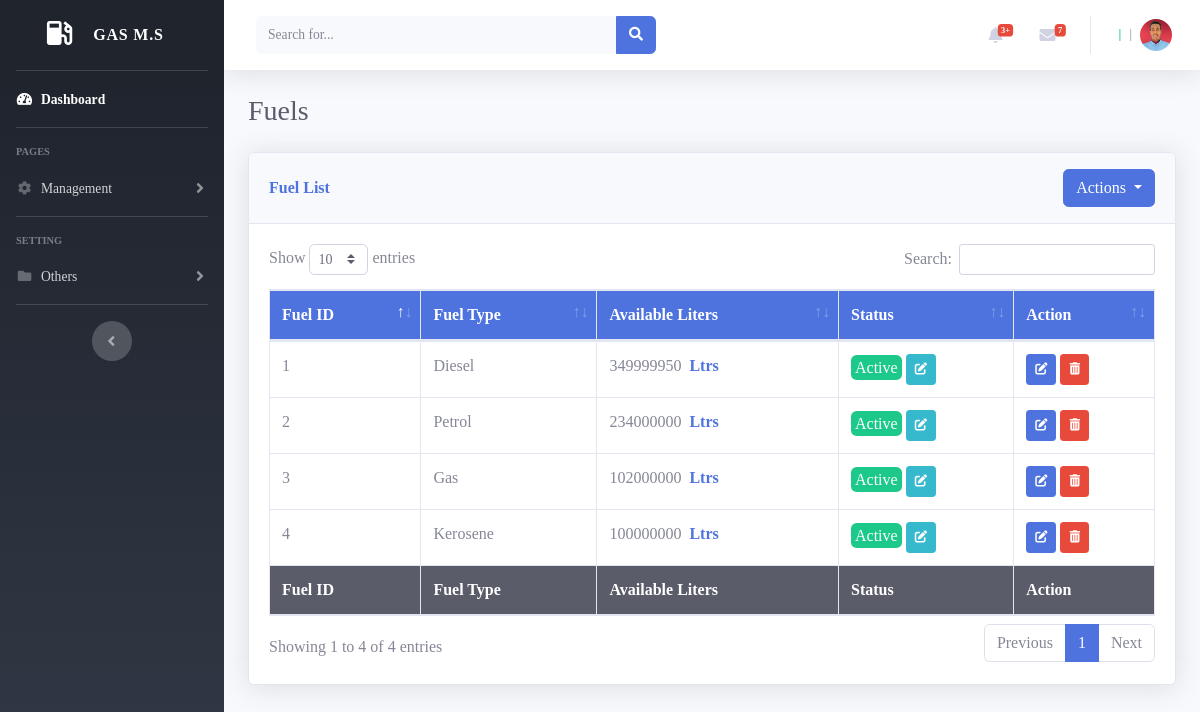
The page /fuel.php (signed in) on the database as committed earlier.
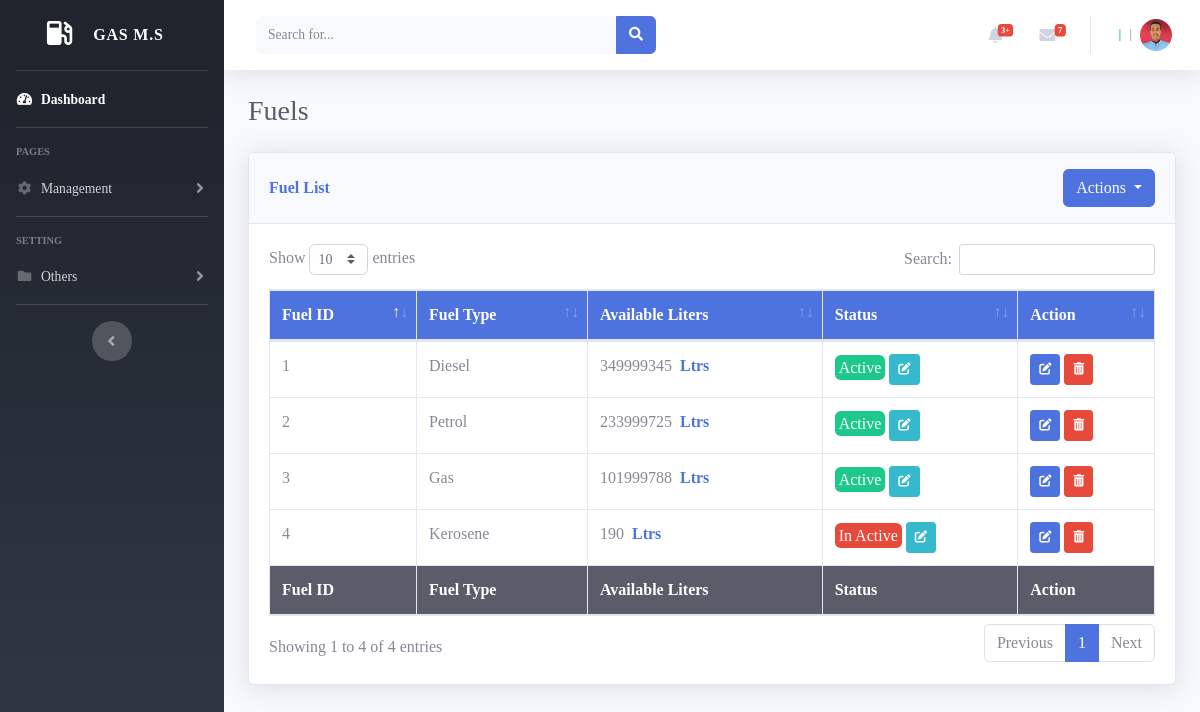
The same page on the database as committed later.
### tables this page shows
CREATE TABLE `fuels` (
  `FuelID` int NOT NULL,
  `FuelType` varchar(255) NOT NULL,
  `UnitPrice` decimal(8,2) NOT NULL,
  `AvailableLiters` int NOT NULL,
  `Supplier` varchar(255) NOT NULL,
  `Status` int DEFAULT '0',
  `Date` timestamp NOT NULL
);

### includes/dbManager.php (called while the page is built, shortened)
<?php
function getConnection(
    $host = "localhost",
    $user = "root",
    $password = "",
    $databasename = "fms"
) {
    $conn = new mysqli($host, $user, $password, $databasename);
    return $conn;
}
?>
    <?php
function getFuels()
{
    $conn = getConnection();
    $result = $conn->query("SELECT * FROM fuels");
    $rows = $result->fetch_all(MYSQLI_ASSOC);
    return $rows;
}
    ?>

### fuel.php (the view, shortened to what the changed rows need)
<?php
include("view/partials/head.php");
include("includes/dbManager.php");
?>
<body id="page-top">
    <div id="wrapper">
        <div id="content-wrapper" class="d-flex flex-column">
            <div id="content">
                <div class="container-fluid">
                    <div
                        class="d-sm-flex align-items-center justify-content-between mb-4">
                        <h1 class="h3 mb-0 text-gray-800">Fuels</h1>
                    </div>
                    <div class="card shadow mb-4">
                        <div class="card-body">
                            <div class="table-responsive">
                                <table class="table table-bordered" id="dataTable" width="100%" cellspacing="0">
                                    <thead class="bg-primary text-white">
                                        <tr>
                                            <th>Fuel ID</th>
                                            <th>Fuel Type</th>
                                            <th>Available Liters </th>
                                            <th>Status</th>
                                            <th>Action</th>
                                        </tr>
                                    </thead>
                                    <tfoot class="bg-gray-800 text-white">
                                        <tr>
                                            <th>Fuel ID</th>
                                            <th>Fuel Type</th>
                                            <th>Available Liters </th>
                                            <th>Status</th>
                                            <th>Action</th>
                                        </tr>
                                    </tfoot>
                                    <tbody>
                                        <?php
                                        $fuels = getFuels();
                                        foreach ($fuels as $fuel) {
                                        ?>
                                            <tr>
                                                <td class="FuelID"><?php echo $fuel['FuelID']; ?></td>
                                                <td><?php echo $fuel['FuelType']; ?> </td>
                                                <td><?php echo $fuel['AvailableLiters']; ?> <span class="text-primary font-weight-bold p-1 rounded">Ltrs</span></td>
                                                <td>
                                                    <?php
                                                    if ($fuel['Status'] == 0) {
                                                        echo '<span  class="bg-danger text-white p-1 rounded">In Active</span> ';
                                                    }
                                                    if ($fuel['Status'] == 1) {
                                                        echo '<span  class="bg-success text-white p-1 border-0 rounded">Active</span>';
                                                    }
                                                    ?>
                                                    <button class="btn btn-info btn-sm updateFuelStatus">
                                                        <i class="fa-solid fa-pen-to-square fa-sm"></i></button>
                                                </td>
                                                <td><button class="btn btn-primary btn-sm updateFuel">
                                                        <i class="fa-solid fa-pen-to-square fa-sm"></i></button>
                                                    <button class="btn btn-danger btn-sm deleteFuel">
                                                        <i class="fa-solid fa-trash-can fa-sm"></i></button>
                                                </td>
                                            </tr>
                                        <?php  } ?>
                                    </tbody>
                                </table>
                            </div>
                        </div>
                    </div>
                </div>
            </div>
        </div>
    </div>
</body>
</html>

Rows that differ between the two databases and show on the page:
changed fuels "Diesel": AvailableLiters "349999950" → "349999345"
changed fuels "Petrol": AvailableLiters "234000000" → "233999725"
changed fuels "Gas": AvailableLiters "102000000" → "101999788"
changed fuels "Kerosene": AvailableLiters "100000000" → "190"; Status "Active" → "In Active"
